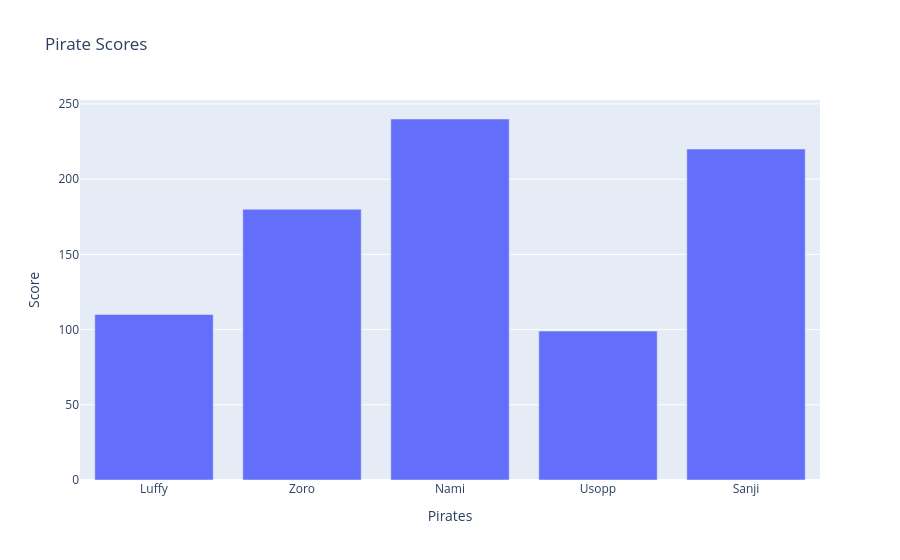

Notebook code for this chart:
### Code cell
import plotly.graph_objects as go #graph objects
x1 = np.array(['Luffy','Zoro','Nami','Usopp','Sanji'])
y1 = np.array([110, 180, 240, 99, 220])

graph = go.Figure()
graph.add_trace(go.Bar(x=x1,y=y1))

graph.update_layout(title="Pirate Scores",
xaxis_title="Pirates",
yaxis_title="Score")

### Figure 1 — Plotly figure (JSON) as saved in the notebook; plotly's stock layout.template omitted (floating-point values rounded to 4 significant figures)
{"data": [{"type": "bar", "x": ["Luffy", "Zoro", "Nami", "Usopp", "Sanji"], "y": [110, 180, 240, 99, 220]}], "layout": {"title": {"text": "Pirate Scores"}, "xaxis": {"title": {"text": "Pirates"}}, "yaxis": {"title": {"text": "Score"}}}}
